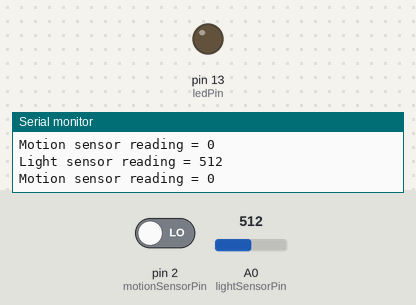
Bench run of a sketch on a simulated Arduino Uno, built with avr-gcc and run on an emulated ATmega328P. Shown: output pins drawn as LEDs (lit = HIGH), the last lines printed to the serial monitor. Inputs (shaded band) come from the test bench; at power-on: pin 2 (motionSensorPin) LOW, A0 (lightSensorPin) = 512.

Above: at 1.8 s.
1.9 s: pin 2 (motionSensorPin) driven HIGH
At 2.8 s:
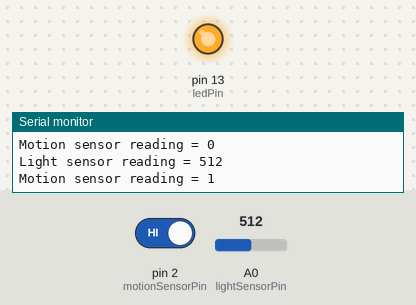
3.5 s: pin 2 (motionSensorPin) driven LOW
At 4.4 s:
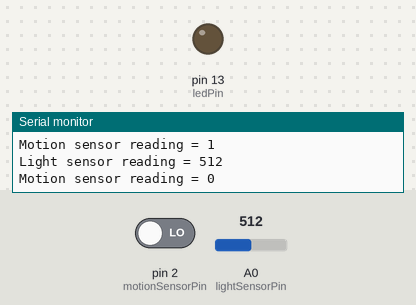
Timing chart, 0 to 6.5 s (numbered marks = the images above; inputs shaded):
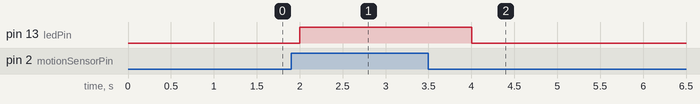

The sketch:

testing_setup.ino
```cpp
const int lightSensorPin = A0; // analog read from A0
int lightSensorValue;

const int motionSensorPin = 2; // digital read from D2
int motionSensorValue;

const int ledPin = 13; // digital output from D13

void setup() {
  // Send debug info through Serial
  Serial.begin(9600);
  Serial.println("Setup");
  // Input pins
  pinMode(lightSensorPin, INPUT);
  pinMode(motionSensorPin, INPUT);
  // Output pins
  pinMode(ledPin, OUTPUT);
}

void loop() {
  // put your main code here, to run repeatedly:
  int lightSensorValue = analogRead(lightSensorPin);
  Serial.print("Light sensor reading = ");
  Serial.println(lightSensorValue);

  int motionSensorValue = digitalRead(motionSensorPin);
  Serial.print("Motion sensor reading = ");
  Serial.println(motionSensorValue);

  if(motionSensorValue == HIGH) {
    turnLightOn();
  } else {
    turnLightOff();
  }

  delay(1000);
}

void turnLightOn() {
  digitalWrite(ledPin, HIGH);
}

void turnLightOff() {
  digitalWrite(ledPin, LOW);
}
```

Measured:
- after the input at 1.9 s, pin 13 (ledPin): LOW → HIGH after 0.10 s
- after the input at 3.5 s, pin 13 (ledPin): HIGH → LOW after 0.50 s
